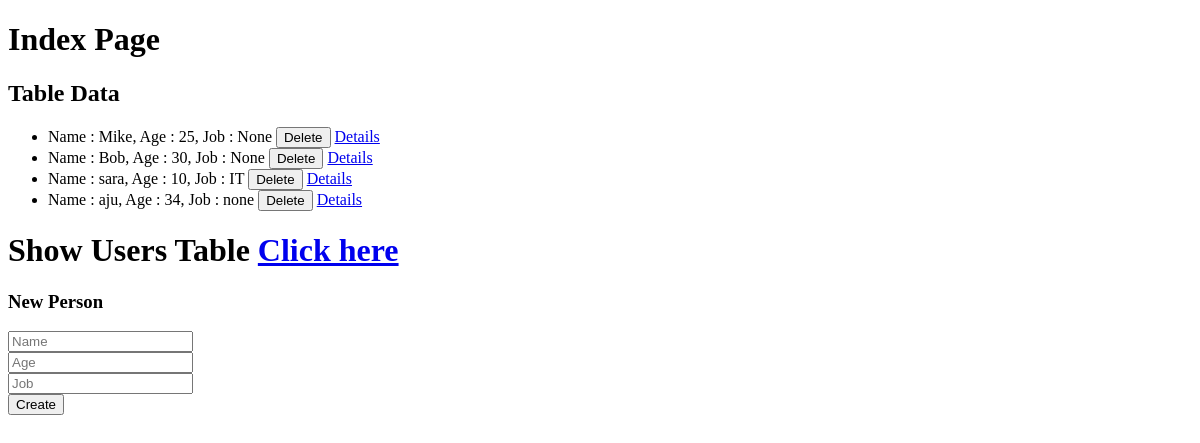
The app's page /, older data.
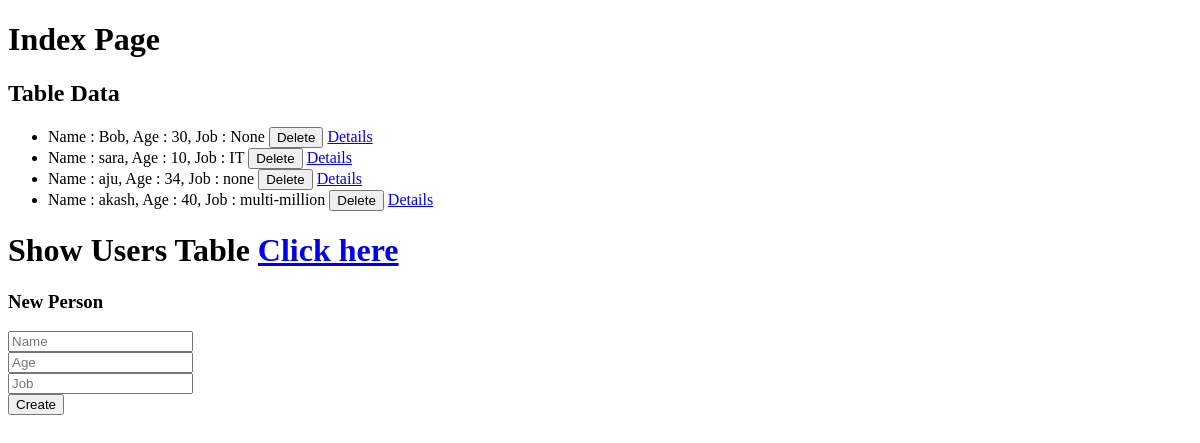
The same page, newer data.
### models.py (models this page shows, shortened)
class Person(db.Model):
    __tablename__ = 'people'
    pid = db.Column(db.Integer, primary_key=True)
    name = db.Column(db.Text, nullable=False)
    age = db.Column(db.Integer)
    job = db.Column(db.Text)

### routes.py (the view, shortened to what this page needs)
    @app.route('/', methods=['GET', 'POST'])
    def index():
        if request.method == 'GET':
            people = Person.query.all()
            return render_template('index.html', people=people)

### routes.py (called while the page is built, shortened)
def register_routes(app, db):
    @app.route('/', methods=['GET', 'POST'])
    def index():
        if request.method == 'GET':
            people = Person.query.all()
            return render_template('index.html', people=people)
    @app.route('/delete/<pid>', methods=['DELETE'])
    def delete(pid):
        Person.query.filter(Person.pid == pid).delete()
        db.session.commit()
        people = Person.query.all()
        return render_template('index.html', people=people)
    @app.route('/details/<pid>')
    def details(pid):
        person = Person.query.filter(Person.pid == pid).first()
        return render_template('details.html', person=person)
    @app.route('/details_table')
    def details_table():
        people = Person.query.all()
        return render_template('details-table.html', people=people)

### templates/index.html (shortened to what this page needs)
{% extends "base.html" %}
{% block content %}
<h1>Index Page</h1>
<h2>Table Data</h2>
<ul>
    {% for person in people %}
        <li>Name : {{ person.name }}, Age : {{ person.age }}, Job : {{ person.job }}
            <button onclick="deletePerson({{ person.pid }})">Delete</button>
            <a href="{{ url_for('details', pid=person.pid) }}">Details</a>
        </li>
    {% endfor %}
</ul>
<h1> Show Users Table <a href="{{ url_for('details_table') }}">Click here</a></h1>
<h3>New Person</h3>
<form action="{{ url_for('index') }}" method="POST">
    <input type="text" name="name" placeholder="Name" required="required"><br>
    <input type="number" name="age" placeholder="Age"><br>
    <input type="text" name="job" placeholder="Job"><br>
    <input type="submit" value="Create">
</form>
{% endblock %}

Row changes from the older to the newer data that the page shows:
removed Person: name "Mike", age "25", job "None"
added Person: name "akash", age "40", job "multi-million"
